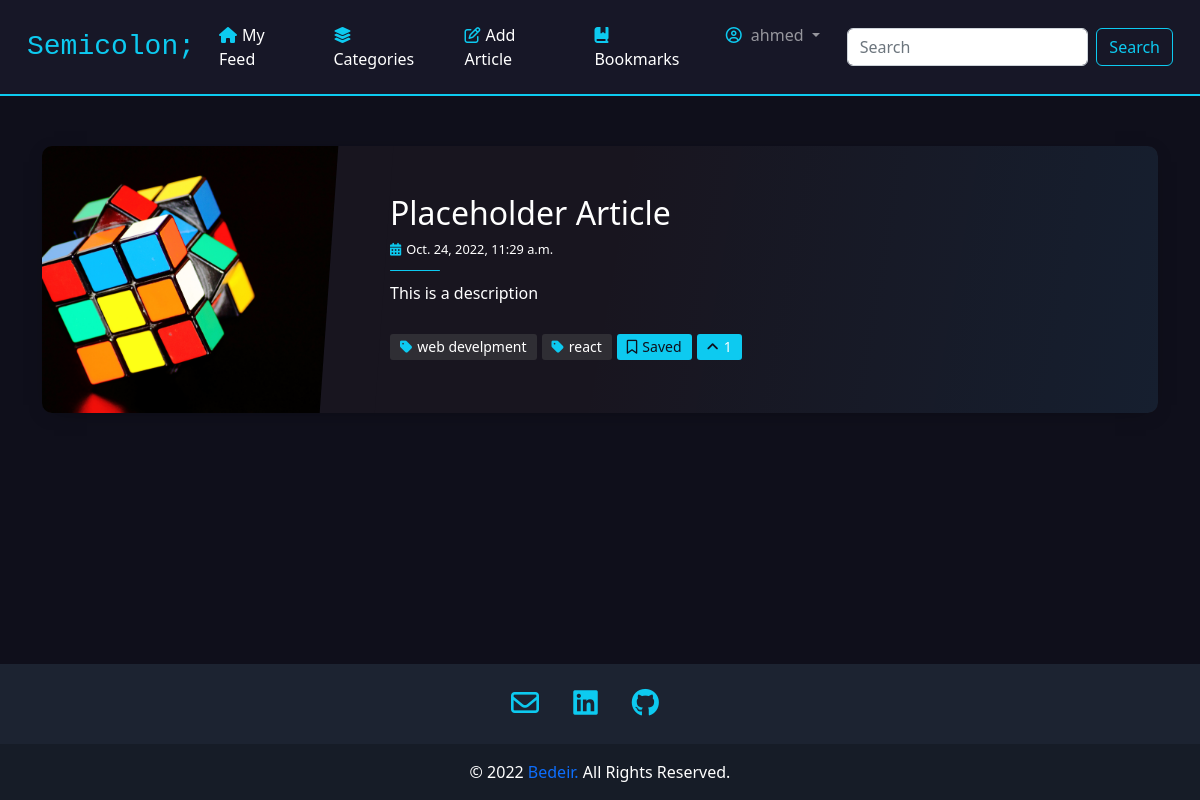
The page /bookmarks (signed in) on the database its author committed.
### blog/models.py (models this page shows, shortened)
class Article(models.Model):
  categoryList = [
        ("javascript" , "JavaScript"),
        ("web develpment" , "Web Develpment"),
        ("react" , "React"),
        ("python" , "Python"),
        ("other", "Other"),
    ]
  owner = models.ForeignKey(User, on_delete=models.CASCADE, related_name='articles')
  title = models.CharField(max_length = 200)
  desc = models.CharField(max_length = 200)
  artImage = models.ImageField(upload_to = 'art_photos', default = './images/default.jpg', null = True, blank = True)
  content = models.TextField()
  category = MultiSelectField(choices=categoryList,  max_choices=3)
  created = models.DateTimeField(default=now, editable=False)
  bookmarks = models.ManyToManyField(User, related_name='bookmarks')
  upvote = models.ManyToManyField(User, related_name='up')
  downvote = models.ManyToManyField(User, related_name='down')
  class Meta:
    ordering = ['-created']

### blog/views.py (the view)
# urls.py: path('bookmarks', views.bookmarks, name= "bookmarks"),
@login_required
def bookmarks(request):
  return render(request, 'bookmarks.html', {
    'postsMarked': Article.objects.filter(bookmarks = request.user).all(),
  })

### blog/templates/bookmarks.html (shortened to what this page needs)
{% extends './layout.html' %}
{% load static %}
{% block links %}
<link rel="stylesheet" href="{% static 'css/index.css' %}" />
{% endblock links %}
{% block body %}
<div class="container blog-content">
  {% for post in postsMarked %}
  <article class="postcard dark blue" data-card="{{post.id}}">
    <a class="postcard__img_link" href="{% url 'blog:singleArt' post.id %}">
      {% if post.artImage %}
        <img
          class="postcard__img"
          src="{{ post.artImage.url }}"
          alt="Image Title"
        />
      {% else %}
        <img
        class="postcard__img"
        src="../../media/images/default.jpg"
        alt="Image Title"
        />
      {% endif %}
    </a>
    <div class="postcard__text">
      <h1 class="postcard__title blue"><a href="{% url 'blog:singleArt' post.id %}">{{ post.title }}</a></h1>
      <div class="postcard__subtitle small">
          <i class="fas fa-calendar-alt mr-2"></i>{{ post.created }}
      </div>
      <div class="postcard__bar"></div>
      <div class="postcard__preview-txt">
        {{ post.desc }}
      </div>
      <ul class="postcard__tagbox">
        {% for cat in post.category %}
        <li class="tag__item"><i class="fas fa-tag mr-2"></i>{{cat}}</li>
        {% endfor %}
        {% if user.is_authenticated %}
          {% if user in post.bookmarks.all %}
          <li class="tag__item play blue save saved" id="{{ post.pk}}">
            <i class="fa-regular fa-bookmark"></i><span class="save-txt">Saved</span>
          </li>
          {% else %}
          <li class="tag__item play save blue pointed" id="{{post.id}}"data-bs-toggle="tooltip" data-bs-title="Default tooltip">
            <i class="fa-regular fa-bookmark"></i><span class="save-txt">Save</span>
          </li>
          {% endif %}
          {% if user != post.owner %}
            {% if user in post.upvote.all %}
              <li class="tag__item play blue vote voted" data-vote="{{ post.id }}">
                <i class="fa-solid fa-angle-up"></i><span class="vote-num">{{ post.upvote.count }}</span>
              </li>
            {% else %}
              <li class="tag__item play blue vote" data-vote="{{ post.id }}">
                <i class="fa-solid fa-angle-up"></i><span class="vote-num">{{ post.upvote.count }}</span>
              </li>
            {% endif %}
          {% else %}
            <li class="tag__item play blue">
              <span>{{ post.upvote.count }} vote</span>
            </li>
          {% endif %}
        {% endif %}
      </ul>
    </div>
  </article>
  {% empty %}
  <div class="alert alert-info" role="alert">
    <strong>There are no Aritcles Saved right now.</strong>
  </div>
  {% endfor %}
</div>
{% endblock body %}

### blog/templates/layout.html (shortened to what this page needs)
{% load static %}
<!DOCTYPE html>
<html lang="en">
  <head>
    <link
      href="https://cdn.jsdelivr.net/npm/bootstrap@5.2.2/dist/css/bootstrap.min.css"
      rel="stylesheet"
    />
    <link rel="stylesheet" href="{% static 'css/layout.css' %}" />
    {% block links %} {% endblock links %}
  </head>
  <body>
    <nav class="navbar navbar-expand-lg navbar-dark" style="padding: 15px">
      <div class="container-fluid">
        <a
          class="navbar-brand"
          href="{% url 'blog:index' %}"
          style="color: var(--bs-cyan); font-family: monospace; font-size:28px;"
          >Semicolon;</a
        >
        <div class="collapse navbar-collapse" id="navbarSupportedContent">
          <ul class="navbar-nav me-auto ulNav">
            <li class="nav-item">
              <a
                class="nav-link active"
                aria-current="page"
                href="{% url 'blog:index' %}"
                ><i class="fa-solid fa-house"></i>My Feed</a
              >
            </li>
            <li class="nav-item">
              <a class="nav-link active" href="{% url 'blog:categories' %}"
                ><i class="fa-solid fa-layer-group"></i>Categories</a
              >
            </li>
            {% if user.is_authenticated %}
            <li class="nav-item">
              <a
                class="nav-link active"
                aria-current="page"
                href="{% url 'blog:add' %}"
                ><i class="fa-regular fa-pen-to-square"></i>Add Article</a
              >
            </li>
            <li class="nav-item">
              <a
                class="nav-link active"
                aria-current="page"
                href="{% url 'blog:bookmarks' %}"
                ><i class="fa-solid fa-book-bookmark"></i>Bookmarks</a
              >
            </li>
            <li class="nav-item dropdown active">
              <a
                class="nav-link dropdown-toggle"
                href="#"
                role="button"
                data-bs-toggle="dropdown"
                aria-expanded="false"
              >
                <i class="fa-regular fa-circle-user"></i> {{user}}
              </a>
            </li>
            {% endif %}
          </ul>
          <form class="d-flex" role="search" method="get" action="{% url 'blog:index' %}">
            <input
              class="form-control me-2 input-search"
              type="search"
              placeholder="Search"
              aria-label="Search"
              name="q"
            />
            <button class="btn btn-outline-info search" type="submit">
              Search
            </button>
          </form>
        </div>
      </div>
    </nav>
    <div class="blog-content1">
      {% block body %}
      {% endblock body %}
    </div>
    <div class="footer">
      <footer
        class="text-center text-lg-start text-white"
        style="background-color: #1c2331"
      >
        <section class="footer-social">
          <a href="mailto:bederahmed0@gmail.com">
            <i class="fa-regular fa-envelope"></i>
          </a>
          <a href="https://www.linkedin.com/in/ahmed-bedeir-45b0171bb/">
            <i class="fab fa-linkedin"></i>
          </a>
          <a href="https://github.com/AhmedBedeir">
            <i class="fab fa-github"></i>
          </a>
        </section>
        <div
          class="text-center p-3"
          style="background-color: rgba(0, 0, 0, 0.2)"
        >
          © <span class="thisYear"></span>
          <a
            class=""
            target="_blank"
            href="https://www.linkedin.com/in/ahmed-bedeir-45b0171bb/"
            >Bedeir.</a
          >
          All Rights Reserved.
        </div>
      </footer>
    </div>
  </body>
</html>

### blog/static/css/layout.css (style rules this page uses)
:root { --base-color: #0f0f1b; --second-color: #171727; --mid-color: #161e2e; --back-color: #bbe1fa; --primary-color: 111, 76, 255; --text-color: 256, 256, 256; }
* { padding: 0; margin: 0; box-sizing: border-box; }
.ulNav { margin-left: auto; }
li { margin-right: 19px; }
body { background-color: var(--base-color); display: flex; flex-direction: column; min-height: 100vh; }
.blog-content1 { flex: 1; }
nav { background-color: var(--second-color); border-bottom: 2px solid var(--bs-cyan); border-bottom-color: linear-gradient(to top, rgb(1 134 218), rgb(182 49 167)); }
i { color: var(--bs-cyan); margin-right: 5px; }
.footer-social { text-align: center; padding: 25px; }
.footer-social a { margin-right: 25px; }
.footer-social a i { font-size: 28px; }
footer a { text-decoration: none; }

### rows shown on the page
Article: artImage (picture), title "Placeholder Article", created "Oct. 24, 2022, 11:29 a.m.", desc "This is a description", category "web develpment" "react", upvote.count "1"

### other values the page prints
{{ user }} "ahmed"
